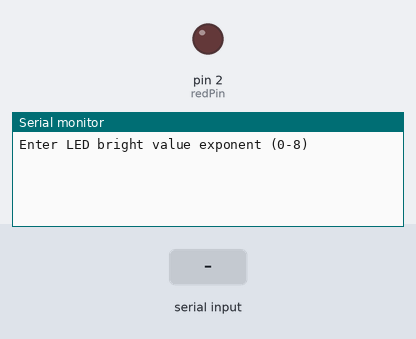
Recording of a program running on a simulated Arduino Uno, built with avr-gcc and run on an emulated ATmega328P. Shown: output pins drawn as LEDs (lit = HIGH), the last lines printed to the serial monitor. The inputs (shaded band) are chosen by the test bench.

Above: at 1.2 s.
1.3 s: "90,45,200\n" received over Serial
At 3.3 s:
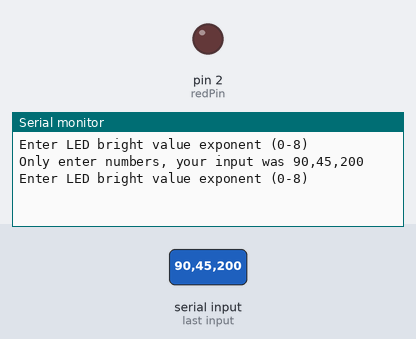
3.8 s: "90,45\n" received over Serial
At 6.0 s:
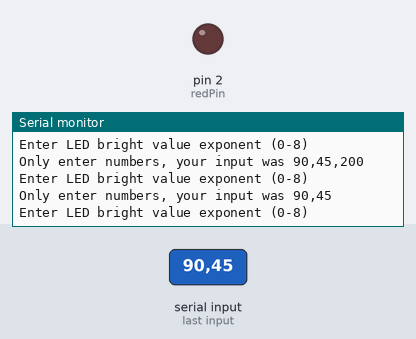
6.3 s: "0\n" received over Serial
At 7.7 s:
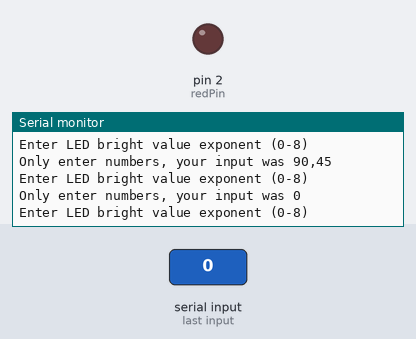

Measured:
- after the input at 1.3 s, the serial monitor: prints a new line after 1.0 s (image 1)
- after the input at 3.8 s, the serial monitor: prints a new line after 1.0 s (image 2)
- after the input at 6.3 s, the serial monitor: prints a new line after 1.0 s (image 3)

The program:

main.cpp
```cpp
#include <Arduino.h>

int redPin = 2;
int ledValue = 0;
String userInput;

boolean isStringAllDigits(String input);

void setup() {
  Serial.begin(9600);
  pinMode(redPin, OUTPUT);
}

void loop() {
  Serial.println("Enter LED bright value exponent (0-8)");

  while (Serial.available() == 0) {}

  userInput = Serial.readString();
  if (isStringAllDigits(userInput)) {
    if (userInput.toInt() >= 0 && userInput.toInt() <= 8) {
      ledValue = pow(2, userInput.toInt()) - 1;
      analogWrite(redPin, ledValue);
      Serial.println("LED brightness exponent was " + userInput + ", setting value to " + (ledValue == 0 ? "OFF" : ledValue < 255 ? String(ledValue) : "MAX"));
    } else {
      Serial.println("Allowed values for exponent go from 0 to 8, your input was " + userInput);
    }
  } else {
      Serial.println("Only enter numbers, your input was " + userInput);
  }
}

boolean isStringAllDigits(String input) {
  for (int i = 0; i < input.length(); i++) {
    if (!isDigit(input.charAt(i))) {
      return false;
    }
  }

  return true;
}
```
